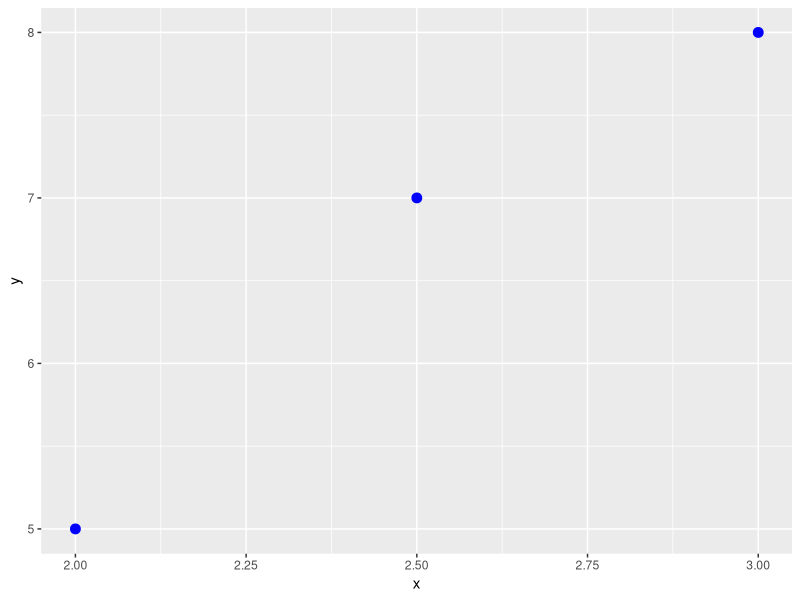
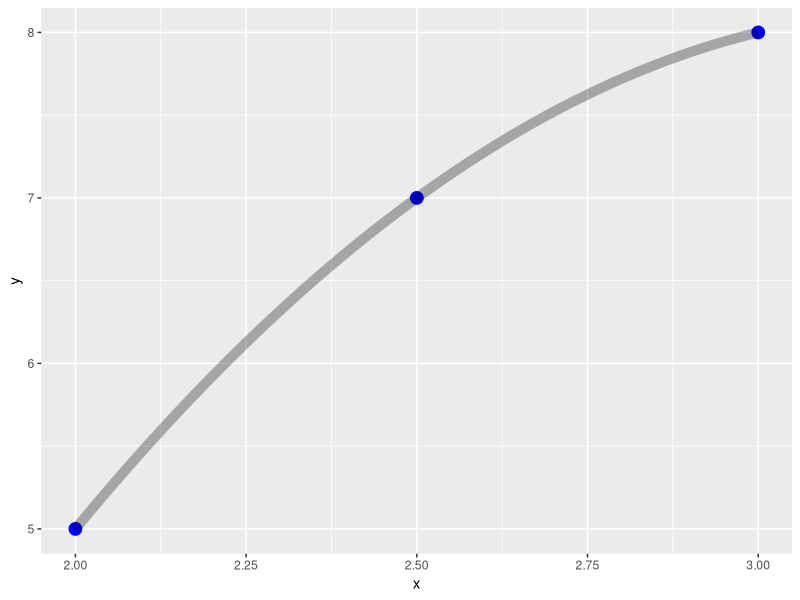

Recreate these plots in R, in order.
## ---- chunk 1
library(polynom)
library(ggplot2)
## ---- chunk 2
x <- c(2, 2.5, 3)
y <- c(5, 7, 8)
dat <- data.frame(cbind(x,y))
ggplot(dat, aes(x=x, y=y)) +  geom_point(size=3,col='blue')

## ---- chunk 3
poly.calc(x, y)
## ---- chunk 4
f <- function(x){
  return(-13 + 13*x - 2*x^2 )
}
f(3.4)
## ---- chunk 5
dat <- data.frame(cbind(x,y))
ggplot(dat, aes(x=x, y=y)) +  geom_point(size=4,col='blue') + stat_function(fun = f, size=3.4, alpha=0.3)
